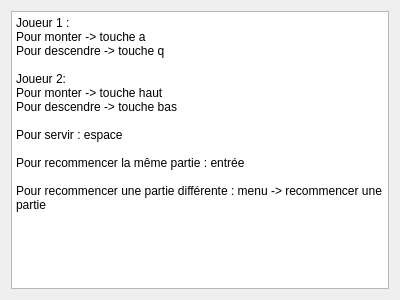
<?xml version="1.0" encoding="UTF-8"?>
<ui version="4.0">
 <class>ReglesDuJeu</class>
 <widget class="QDialog" name="ReglesDuJeu">
  <property name="geometry">
   <rect>
    <x>0</x>
    <y>0</y>
    <width>400</width>
    <height>300</height>
   </rect>
  </property>
  <property name="windowTitle">
   <string>Dialog</string>
  </property>
  <layout class="QGridLayout" name="gridLayout">
   <item row="0" column="0">
    <widget class="QPlainTextEdit" name="plainTextEdit">
     <property name="readOnly">
      <bool>true</bool>
     </property>
     <property name="plainText">
      <string>Joueur 1 :
Pour monter -&gt; touche a
Pour descendre -&gt; touche q

Joueur 2:
Pour monter -&gt; touche haut
Pour descendre -&gt; touche bas

Pour servir : espace

Pour recommencer la même partie : entrée

Pour recommencer une partie différente : menu -&gt; recommencer une partie</string>
     </property>
    </widget>
   </item>
  </layout>
 </widget>
 <resources/>
 <connections/>
</ui>
